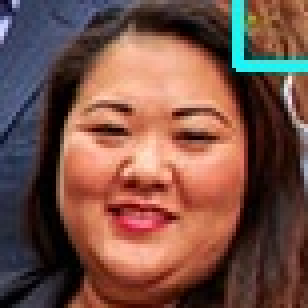
#> input picture attendance-automation-using-face-recognition/detect_face/Faces/1349.jpg, 77 x 77 px (shown 4 times larger); its folder holds only this picture in this run
$ python detect.py Faces/1349.jpg Faces/1437.jpg
#> lines starting #> are read from the running program, lines starting #| are printed output that depends on the picture; after the words box and inside, x2 and y2 are one past the last pixel; in counts of white or black regions, pixels touching at a corner belong together
import cv2
import sys
import os
from random import randint


CASCADE="Face_cascade.xml"
FACE_CASCADE=cv2.CascadeClassifier(CASCADE)

def detect_faces(image_path,save_img):

#> called with image_path = 'Faces/1349.jpg', save_img = 'Faces/1437.jpg'
	image=cv2.imread(image_path)
#> image is the input picture: shape (77, 77, 3); mean B, G, R 70.2, 80.7, 119.4
	image_grey=cv2.cvtColor(image,cv2.COLOR_BGR2GRAY)
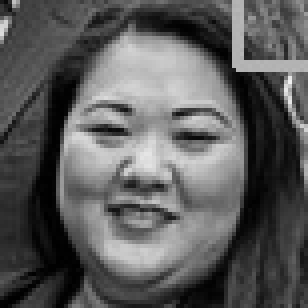
#> image_grey: shape (77, 77) (shown 4 times larger); min 0, max 240, mean 91.1

	faces = FACE_CASCADE.detectMultiScale(image_grey,scaleFactor=1.16,minNeighbors=5,minSize=(25,25),flags=0)
#> faces = [[9, 10, 58, 58]]
	for x,y,w,h in faces:
	    sub_img=image[y-10:y+h+10,x-10:x+w+10]
	    os.chdir("Faces")
	    cv2.imwrite(str(randint(0,10000))+".jpg",sub_img)
	    os.chdir("../")
	    cv2.rectangle(image,(x,y),(x+w,y+h),(255, 255,0),2)
#> this loop made 1 pass
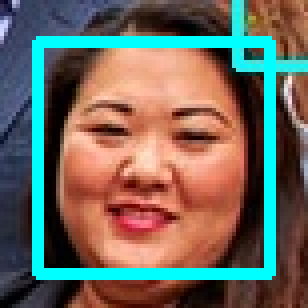
#> image: shape (77, 77, 3) (shown 4 times larger); 11.67% of pixels changed, all inside (x1, y1, x2, y2) = (8, 9, 69, 70)
	cv2.imwrite(os.path.join('Tags/'+save_img+'.jpg'), image)
	cv2.imshow("Faces Found",image)
	if (cv2.waitKey(0) & 0xFF == ord('q')) or (cv2.waitKey(0) & 0xFF == ord('Q')):
#> (key q is pressed here)
		cv2.destroyAllWindows()

if __name__ == "__main__":

	if not "Faces" in os.listdir("."):
		os.mkdir("Faces")

	if len(sys.argv) < 3:
		print("Image Path to be given as System Argument")
		print("\nUsage: python Detect_face.py 'image path' 'save image name' ")
		sys.exit()

	detect_faces(sys.argv[1],sys.argv[2])

$ run again, on attendance-automation-using-face-recognition/detect_face/Faces/1602.jpg
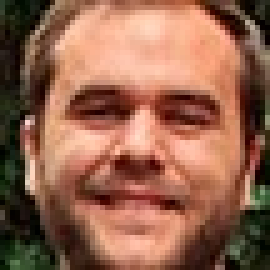
#> input picture attendance-automation-using-face-recognition/detect_face/Faces/1602.jpg, 54 x 54 px (shown 5 times larger)
#> in detect_faces, image is the input picture: shape (54, 54, 3); mean B, G, R 77.8, 99.7, 147.6
#> in detect_faces, `image_grey=cv2.cvtColor(image,cv2.COLOR_BGR2GRAY)`:
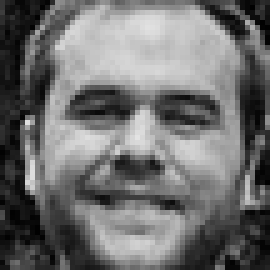
#> image_grey: shape (54, 54) (shown 5 times larger); min 1, max 227, mean 111.5
#> faces = [[3, 3, 48, 48]]
#> the loop in detect_faces, `for x,y,w,h in faces:` made 1 pass
#> after the loop in detect_faces, `for x,y,w,h in faces:`:
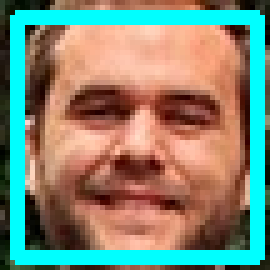
#> image: shape (54, 54, 3) (shown 5 times larger); 19.62% of pixels changed, all inside (x1, y1, x2, y2) = (2, 2, 53, 53)

$ run again, on attendance-automation-using-face-recognition/detect_face/Faces/1967.jpg
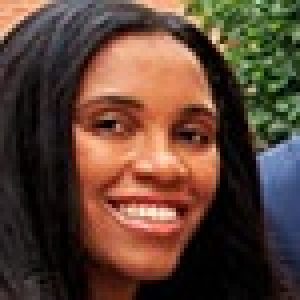
#> input picture attendance-automation-using-face-recognition/detect_face/Faces/1967.jpg, 75 x 75 px (shown 4 times larger)
#> in detect_faces, image is the input picture: shape (75, 75, 3); mean B, G, R 52.8, 66.3, 92.2
#> in detect_faces, `image_grey=cv2.cvtColor(image,cv2.COLOR_BGR2GRAY)`:
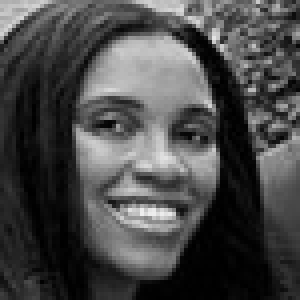
#> image_grey: shape (75, 75) (shown 4 times larger); min 0, max 238, mean 72.5
#> faces = [[10, 10, 55, 55]]
#> the loop in detect_faces, `for x,y,w,h in faces:` made 1 pass
#> after the loop in detect_faces, `for x,y,w,h in faces:`:
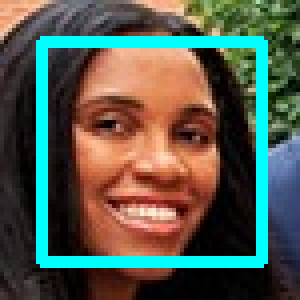
#> image: shape (75, 75, 3) (shown 4 times larger); 11.66% of pixels changed, all inside (x1, y1, x2, y2) = (9, 9, 67, 67)

$ run again, on attendance-automation-using-face-recognition/detect_face/Faces/2425.jpg
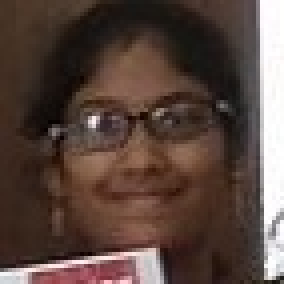
#> input picture attendance-automation-using-face-recognition/detect_face/Faces/2425.jpg, 71 x 71 px (shown 4 times larger)
#> in detect_faces, image is the input picture: shape (71, 71, 3); mean B, G, R 62.4, 70, 89.2
#> in detect_faces, `image_grey=cv2.cvtColor(image,cv2.COLOR_BGR2GRAY)`:
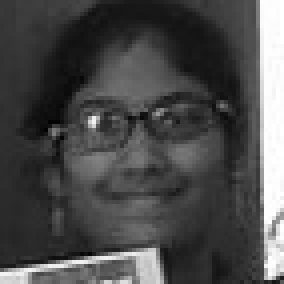
#> image_grey: shape (71, 71) (shown 4 times larger); min 2, max 255, mean 74.9
#> faces = [[11, 11, 50, 50]]
#> the loop in detect_faces, `for x,y,w,h in faces:` made 1 pass
#> after the loop in detect_faces, `for x,y,w,h in faces:`:
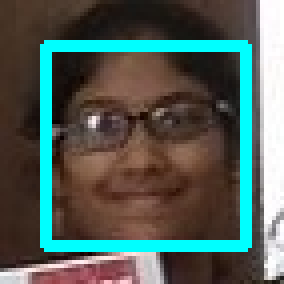
#> image: shape (71, 71, 3) (shown 4 times larger); 11.82% of pixels changed, all inside (x1, y1, x2, y2) = (10, 10, 63, 63)

$ run again, on attendance-automation-using-face-recognition/detect_face/Faces/1437.jpg
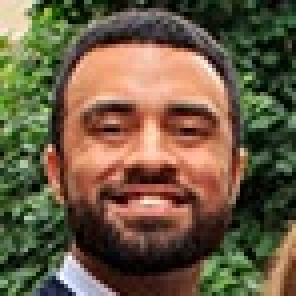
#> input picture attendance-automation-using-face-recognition/detect_face/Faces/1437.jpg, 74 x 74 px (shown 4 times larger)
#> in detect_faces, image is the input picture: shape (74, 74, 3); mean B, G, R 67.3, 91.4, 107.5
#> in detect_faces, `image_grey=cv2.cvtColor(image,cv2.COLOR_BGR2GRAY)`:
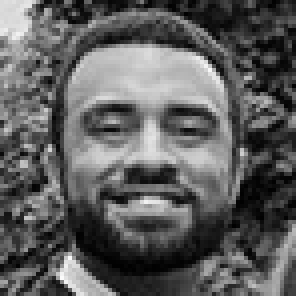
#> image_grey: shape (74, 74) (shown 4 times larger); min 1, max 250, mean 93.5
#> faces = [[10, 10, 54, 54]]
#> the loop in detect_faces, `for x,y,w,h in faces:` made 1 pass
#> after the loop in detect_faces, `for x,y,w,h in faces:`:
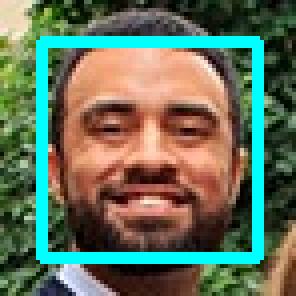
#> image: shape (74, 74, 3) (shown 4 times larger); 11.76% of pixels changed, all inside (x1, y1, x2, y2) = (9, 9, 66, 66)
